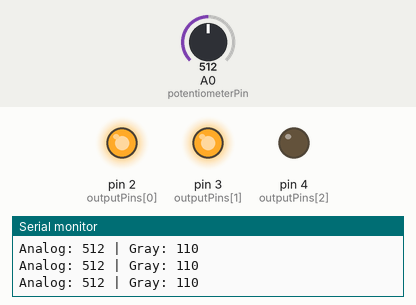
Bench run of a sketch on a simulated Arduino Uno, built with avr-gcc and run on an emulated ATmega328P. Parts: output pins drawn as LEDs (lit = HIGH), the last lines printed to the serial monitor. The inputs (shaded band) are chosen by the test bench; at power-on: A0 (potentiometerPin) = 512.

Above: at 1.2 s.
1.3 s: A0 (potentiometerPin) set to 626
2.8 s: A0 (potentiometerPin) set to 650
At 3.5 s:
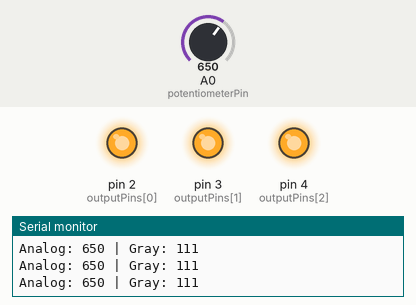
4.3 s: A0 (potentiometerPin) set to 511
At 5.0 s:
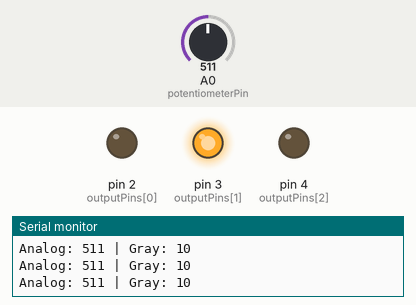
5.8 s: A0 (potentiometerPin) set to 393
7.3 s: A0 (potentiometerPin) set to 376
At 7.9 s:
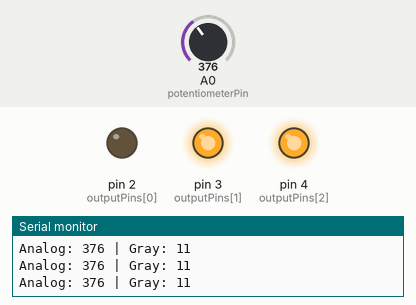
8.8 s: A0 (potentiometerPin) set to 716
At 9.3 s:
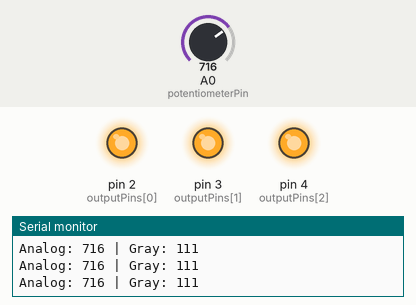
Timing chart, 0 to 11.3 s (numbered marks = the images above; inputs shaded):
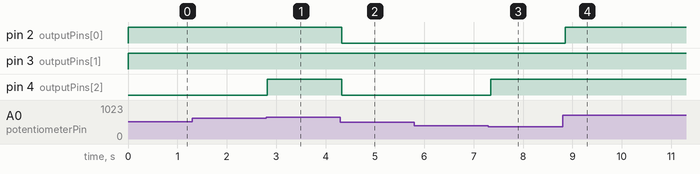

The sketch:

TallerAsinc2_sketch.ino
```cpp
int potentiometerPin = A0;   // Analog pin for the potentiometer
int outputPins[] = {2, 3, 4}; // Output pins for Gray code bits

const int grayCode[] = {0, 1, 3, 2, 6, 7, 5, 4}; // Gray code mapping

void setup() {
    pinMode(outputPins[0], OUTPUT);
    pinMode(outputPins[1], OUTPUT);
    pinMode(outputPins[2], OUTPUT);
    Serial.begin(9600);
}

void updateOutput(int grayValue) {
    for (int i = 0; i < 3; i++) {
        int bitValue = (grayValue >> (2 - i)) & 1;
        digitalWrite(outputPins[i], bitValue);
    }
}

void loop() {
    int potentiometerValue = analogRead(potentiometerPin);
    int grayValue = grayCode[potentiometerValue / 128]; // Divide by 128 for 8 steps (1024 / 8 = 128)

    Serial.print("Analog: ");
    Serial.print(potentiometerValue);
    Serial.print(" | Gray: ");
    Serial.println(grayValue, BIN);

    updateOutput(grayValue);

    delay(100);


}
```

Measured:
- the behaviour switches between 639 and 640 on A0 (potentiometerPin) (found by bisection; images 0 and 1)
- the behaviour switches between 384 and 383 on A0 (potentiometerPin) (found by bisection; images 2 and 3)
- after the input at 2.8 s, pin 4 (outputPins[2]): LOW → HIGH at once
- after the input at 4.3 s, pin 2 (outputPins[0]), pin 4 (outputPins[2]): HIGH → LOW at once
- after the input at 7.3 s, pin 4 (outputPins[2]): LOW → HIGH at once
- after the input at 8.8 s, pin 2 (outputPins[0]): LOW → HIGH after 0.05 s
